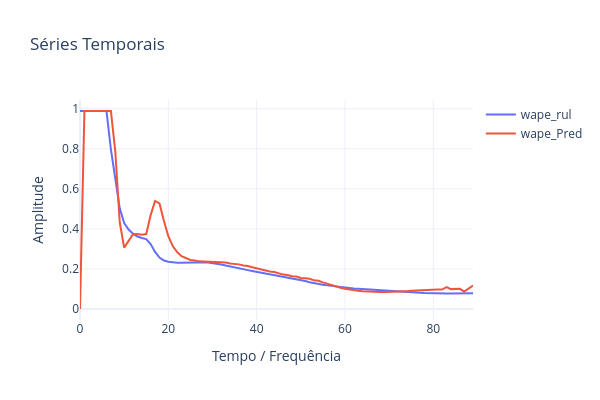

This figure's notebook cell:
### Code cell
PlotSeriesPLY(ySeries=[teda.wape_RUL_hist, teda.erulP_hist],names=['wape_rul','wape_Pred',])
